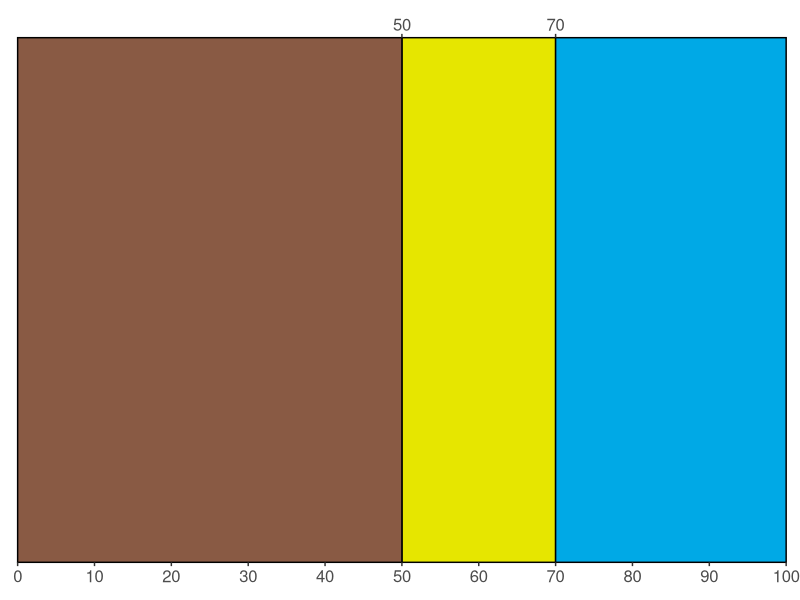

Generate this figure with R:
library(dplyr)
library(scales)
library(ggplot2)
library(patchwork)

smpl <- tibble::tribble(
  ~Indicator, ~ModerateBenchmark1, ~MajorBenchmark1, ~ModerateBenchmark2, ~MajorBenchmark2,     ~IncreaserDecreaser, ~MajorToModerateRel1, ~MinimalToModerateRel1, ~MinimalToModerateRel2, ~MajorToModerateRel2, ~MajorToMinimalRel1, ~MajorToMinimalRel2, ~ConditionCategoryNum,
  "PctBankCoveredStableMIM",                 50L,              85L,                  NA,               NA, "Decreases with stress",                 "<=",                   ">=",                     NA,                   NA,                  NA,                  NA,                    3L,
  "PctFinesLessThan2mm",                 58L,              75L,                  NA,               NA, "Increases with stress",                 ">=",                   "<=",                     NA,                   NA,                  NA,                  NA,                    3L,
  "PctBankCoveredStableOld",                 70L,              30L,                  NA,               NA, "Decreases with stress",                 "<=",                   ">=",                     NA,                   NA,                  NA,                  NA,                    3L,
  "PctBankCoveredStableOld",                  NA,              40L,                  NA,               NA, "Decreases with stress",                   NA,                     NA,                     NA,                   NA,                "<=",                  NA,                    2L,
  "FloodplainConnectivity",                 1.1,              2.3,                  NA,               NA, "Increases with stress",                 ">=",                   "<=",                     NA,                   NA,                  NA,                  NA,                    3L
)

smpl <- tibble::tribble(
                 ~Indicator, ~ModerateBenchmark1, ~MajorBenchmark1, ~ModerateBenchmark2, ~MajorBenchmark2,                   ~IncreaserDecreaser, ~MajorToModerateRel1, ~MinimalToModerateRel1, ~MinimalToModerateRel2, ~MajorToModerateRel2, ~MajorToMinimalRel1, ~MajorToMinimalRel2, ~ConditionCategoryNum,
  "PctBankCoveredStableMIM",                  70,               50,                  NA,               NA,               "Decreases with stress",                 "<=",                   ">=",                     NA,                   NA,                  NA,                  NA,                    3L,
      "PctFinesLessThan2mm",                  NA,             21.4,                  NA,               NA,               "Increases with stress",                   NA,                     NA,                     NA,                   NA,                ">=",                  NA,                    2L,
     "PctBankOverheadCover",                  14,              6.5,                  NA,               NA,               "Decreases with stress",                 "<=",                   ">=",                     NA,                   NA,                  NA,                  NA,                    3L,
   "FloodplainConnectivity",                 1.3,              1.5,                  NA,               NA,               "Increases with stress",                 ">=",                   "<=",                     NA,                   NA,                  NA,                  NA,                    3L,
                       "pH",                   7,              6.5,                 8.5,               9L, "Decreases and increases with stress",                 "<=",                   ">=",                   "<=",                 ">=",                  NA,                  NA,                    3L,
   "PctNoxiousWoodySpecies",                   1,                5,                  NA,               NA,               "Increases with stress",                  ">",                    "<",                     NA,                   NA,                  NA,                  NA,                    3L,
  "PctBankCoveredStableOld",                  70,               50,                  NA,               NA,               "Decreases with stress",                 "<=",                   ">=",                     NA,                   NA,                  NA,                  NA,                    3L,
              "InstantTemp",                  17,             21.7,                  NA,               NA,               "Increases with stress",                 ">=",                   "<=",                     NA,                   NA,                  NA,                  NA,                    3L,
    "MMI_Macroinvertebrate",                  45,               34,                  NA,               NA,               "Decreases with stress",                  "<",                    ">",                     NA,                   NA,                  NA,                  NA,                    3L,
      "PctFinesLessThan2mm",                   3,               35,                  NA,               NA,               "Increases with stress",                  ">",                    "<",                     NA,                   NA,                  NA,                  NA,                    3L,
         "TotalPhosphorous",                  NA,               35,                  NA,               NA,               "Increases with stress",                   NA,                     NA,                     NA,                   NA,                 ">",                  NA,                    2L,
     "OE_Macroinvertebrate",                0.76,             0.69,                  NA,               NA,               "Decreases with stress",                  "<",                   ">=",                     NA,                   NA,                  NA,                  NA,                    3L,
            "TotalNitrogen",                  NA,              400,                  NA,               NA,               "Increases with stress",                   NA,                     NA,                     NA,                   NA,                 ">",                  NA,                    2L,
    "PctNativeWoodySpecies",                  90,               70,                  NA,               NA,               "Decreases with stress",                  "<",                   ">=",                     NA,                   NA,                  NA,                  NA,                    3L,
            "PctBankStable",                  70,               50,                  NA,               NA,               "Decreases with stress",                 "<=",                   ">=",                     NA,                   NA,                  NA,                  NA,                    3L,
        "PctBankCoveredOld",                  80,               60,                  NA,               NA,               "Decreases with stress",                 "<=",                   ">=",                     NA,                   NA,                  NA,                  NA,                    3L,
        "PctBankCoveredMIM",                  70,               50,                  NA,               NA,               "Decreases with stress",                 "<=",                   ">=",                     NA,                   NA,                  NA,                  NA,                    3L,
     "PctBankOverheadCover",                  NA,             14.9,                  NA,               NA,               "Decreases with stress",                   NA,                     NA,                     NA,                   NA,                 "<",                  NA,                    2L,
         "LgWoodInChanFreq",                  NA,             1.35,                  NA,               NA,               "Decreases with stress",                   NA,                     NA,                     NA,                   NA,                 "<",                  NA,                    2L,
                       "pH",                  NA,              6.5,                  NA,               9L, "Decreases and increases with stress",                   NA,                     NA,                     NA,                   NA,                "<=",                ">=",                    2L
  )


custBM <- smpl[20,]

indicatorMetadata <- read.csv("./indicator_metadata.csv", colClasses = "character") 






bmDefVisual <- function(metadata, custBM){

# Simplify value names from input custBM dataframe
indic <- custBM$Indicator
incOrDec <- custBM$IncreaserDecreaser
numCats <- custBM$ConditionCategoryNum
mod1 <- custBM$ModerateBenchmark1
mod2 <- custBM$ModerateBenchmark2
maj1 <- custBM$MajorBenchmark1
maj2 <- custBM$MajorBenchmark2

# Lower and Upper ranges for the plot
rangeLow <- indicatorMetadata %>% filter(Indicator == indic) %>% pull(RangeLower) %>% first() %>% as.numeric()
rangeUp <- indicatorMetadata %>% filter(Indicator == indic) %>% pull(RangeUpper) %>% first() %>% as.numeric()

# Account for ranges with no true lower or upper end
if (rangeUp == Inf){
  rangeUp <- maj1 * 1.2 # add 20% to create some padding
}

if (rangeLow == -Inf){
  rangeLow <- mod1 * 0.8 # add 20% to create some padding
}

### Assign xmin and xmax values for Minimal, Moderate, and Major boxes to
# be used in ggplot annotate() boxes.
# 3 categorries
if (numCats == 3){
  # NOT ph
  if (incOrDec == "Increases with stress") {
    min_xmin <- rangeLow
    min_xmax <- mod1
    
    mod_xmin <- mod1
    mod_xmax <- maj1
    
    maj_xmin <- maj1
    maj_xmax <- rangeUp
  } 
  if (incOrDec == "Decreases with stress") {
    min_xmin <- mod1
    min_xmax <- rangeUp
    
    mod_xmin <- maj1
    mod_xmax <- mod1
    
    maj_xmin <- rangeLow
    maj_xmax <- maj1
  } 
  # pH
  if (incOrDec == "Decreases and increases with stress") {
    # Acidic
    min_xmin_acid <- mod1
    min_xmax_acid <- rangeUp
    
    mod_xmin_acid <- maj1
    mod_xmax_acid <- mod1
    
    maj_xmin_acid <- rangeLow
    maj_xmax_acid <- maj1
    
    # Alkaline
    min_xmin_alk <- rangeLow
    min_xmax_alk <- mod2
    
    mod_xmin_alk <- mod2
    mod_xmax_alk <- maj2
    
    maj_xmin_alk <- maj2
    maj_xmax_alk <- rangeUp
  } 
} 

if (numCats == 2){
  # NOT ph
  if (incOrDec == "Increases with stress") {
    min_xmin <- rangeLow
    min_xmax <- maj1
    
    maj_xmin <- maj1
    maj_xmax <- rangeUp
  } 
  if (incOrDec == "Decreases with stress") {
    min_xmin <- maj1
    min_xmax <- rangeUp
    
    maj_xmin <- rangeLow
    maj_xmax <- maj1
  }
  # pH
  if (incOrDec == "Decreases and increases with stress") {
    # Acidic
    min_xmin_acid <- maj1
    min_xmax_acid <- rangeUp
    
    maj_xmin_acid <- rangeLow
    maj_xmax_acid <- maj1
    
    # Alkaline
    min_xmin_alk <- rangeLow
    min_xmax_alk <- maj2
    
    maj_xmin_alk <- maj2
    maj_xmax_alk <- rangeUp
  }
}

# Set up blank plot framework
p <- ggplot() +
  coord_cartesian(
    ylim=c(0,1),
    clip = "off",
    expand = FALSE) +
  theme_classic() +
  theme(
    axis.text = element_text(size = 12),
    axis.title = element_blank(),
    axis.text.y = element_blank(),
    axis.ticks.y = element_blank(),
    axis.line = element_blank(),
    plot.margin = margin(t = 10,  # Top margin
                         r = 10,  # Right margin
                         b = 10,  # Bottom margin
                         l = 10)) # Left margin) # Left margin


### Add annotations (colored areas) to plot
# NOT ph
if (indic != "pH"){
  if(numCats == 3){
    p <- p  +
      annotate("rect", xmin = mod_xmin, xmax = mod_xmax, ymin = 0, ymax = 1, fill = "#e6e600", color = "black") +
      annotate("rect", xmin = min_xmin, xmax = min_xmax, ymin = 0, ymax = 1, fill = "#00a9e6", color = "black") +
      annotate("rect", xmin = maj_xmin, xmax = maj_xmax, ymin = 0, ymax = 1, fill = "#895a44", color = "black") 
      
  } 
  if (numCats == 2){
    p <- p  +
      annotate("rect", xmin = min_xmin, xmax = min_xmax, ymin = 0, ymax = 1, fill = "#00a9e6", color = "black") +
      annotate("rect", xmin = maj_xmin, xmax = maj_xmax, ymin = 0, ymax = 1, fill = "#895a44", color = "black") 
  }
  
  p <- p + scale_x_continuous(limits = c(rangeLow,rangeUp), 
                       breaks = breaks_pretty(n = 10),  # helps with arbitrary input ranges
                       expand = c(0,0),
                       sec.axis = dup_axis(breaks = c(mod1,maj1)))
}
# pH
if (indic == "pH"){
  if(numCats == 3){
    p_acid <- p  +
      annotate("rect", xmin = mod_xmin_acid, xmax = mod_xmax_acid, ymin = 0, ymax = 1, fill = "#e6e600", color = "black") +
      annotate("rect", xmin = min_xmin_acid, xmax = min_xmax_acid, ymin = 0, ymax = 1, fill = "#00a9e6", color = "black") +
      annotate("rect", xmin = maj_xmin_acid, xmax = maj_xmax_acid, ymin = 0, ymax = 1, fill = "#895a44", color = "black") 
    
    p_alk <- p  +
      annotate("rect", xmin = mod_xmin_alk, xmax = mod_xmax_alk, ymin = 0, ymax = 1, fill = "#e6e600", color = "black") +
      annotate("rect", xmin = min_xmin_alk, xmax = min_xmax_alk, ymin = 0, ymax = 1, fill = "#00a9e6", color = "black") +
      annotate("rect", xmin = maj_xmin_alk, xmax = maj_xmax_alk, ymin = 0, ymax = 1, fill = "#895a44", color = "black") 
  } 
  if (numCats == 2){
    p_acid <- p  +
      annotate("rect", xmin = min_xmin_acid, xmax = min_xmax_acid, ymin = 0, ymax = 1, fill = "#00a9e6", color = "black") +
      annotate("rect", xmin = maj_xmin_acid, xmax = maj_xmax_acid, ymin = 0, ymax = 1, fill = "#895a44", color = "black") 
    
    p_alk <- p  +
      annotate("rect", xmin = min_xmin_alk, xmax = min_xmax_alk, ymin = 0, ymax = 1, fill = "#00a9e6", color = "black") +
      annotate("rect", xmin = maj_xmin_alk, xmax = maj_xmax_alk, ymin = 0, ymax = 1, fill = "#895a44", color = "black") 
  }
  
  # Need 2 plots for pH fork acid and alkaline
  p_acid <- p_acid + scale_x_continuous(limits = c(rangeLow,rangeUp), 
                              breaks = breaks_pretty(n = 10),  # helps with arbitrary input ranges
                              expand = c(0,0),
                              sec.axis = dup_axis(breaks = c(mod1,maj1))) +
                     labs(title = "Acidic")
  
  p_alk <- p_alk + scale_x_continuous(limits = c(rangeLow,rangeUp), 
                                        breaks = breaks_pretty(n = 10),  # helps with arbitrary input ranges
                                        expand = c(0,0),
                                        sec.axis = dup_axis(breaks = c(mod2,maj2))) +
                   labs(title = "Alkaline")
  
  # patchwork package used for stacked plots
  p <- p_acid / p_alk
}

# Return plot
p

}











bmDefVisual(indicatorMetadata, smpl[7,])
